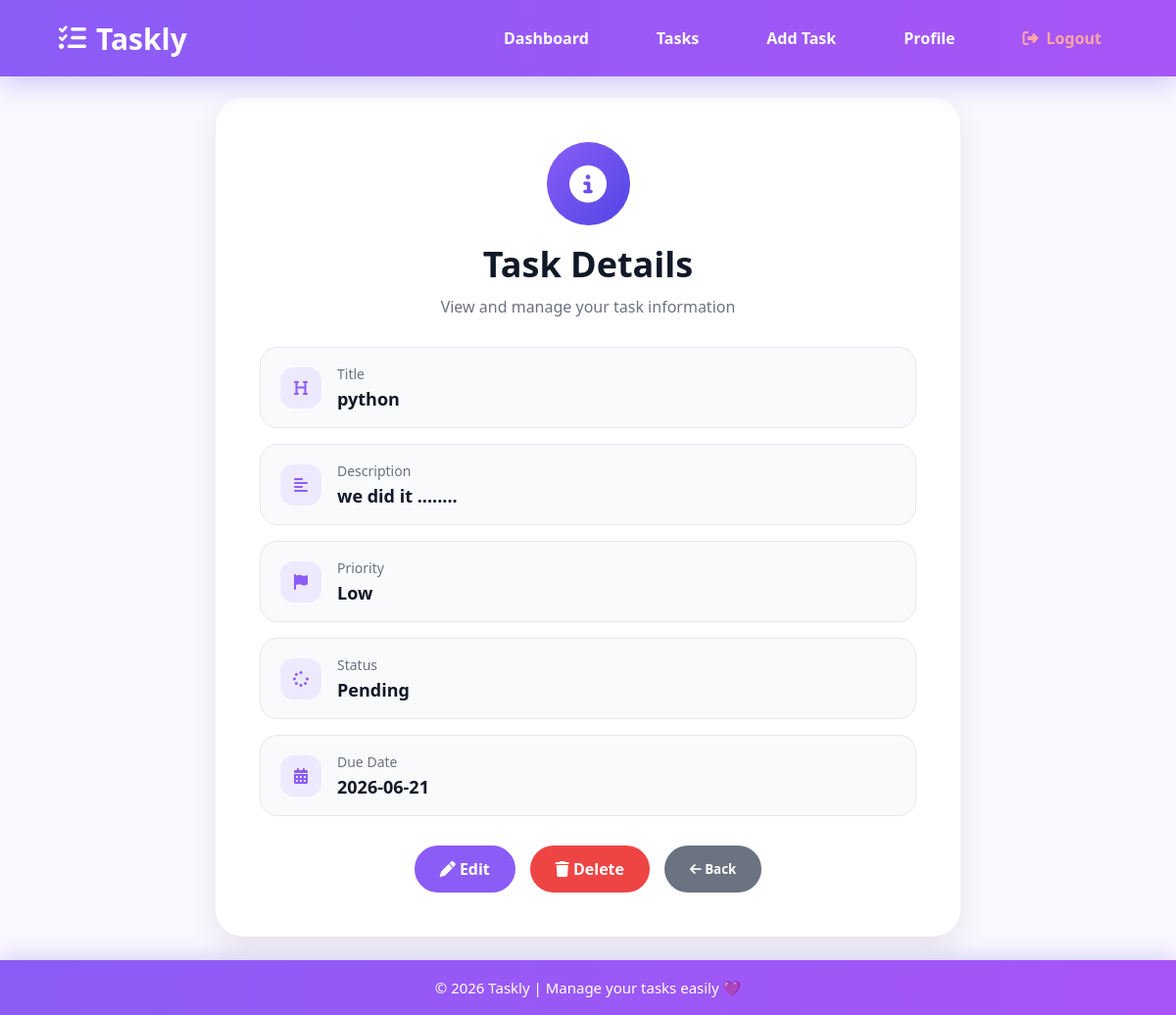
The app's page /task-details/11 (signed in) with its own data.
### tables this page shows
CREATE TABLE tasks (
    id INTEGER PRIMARY KEY AUTOINCREMENT,
    title TEXT NOT NULL,
    description TEXT,
    due_date DATE,
    priority TEXT NOT NULL CHECK(priority IN ('Low', 'Medium', 'High')),
    status TEXT NOT NULL DEFAULT 'In Progress',
    user_id INTEGER NOT NULL, category_id INTEGER,
    FOREIGN KEY (user_id) REFERENCES users(id)
);

### app.py (the view)
@app.route("/task-details/<int:task_id>")
def task_details(task_id):
    if "user_id" not in session:
        return redirect(url_for("login"))
    conn = get_db()
    task = conn.execute(
        "SELECT * FROM tasks WHERE id = ? AND user_id = ?",
        (task_id, session["user_id"])
    ).fetchone()
    conn.close()
    if task is None:
        return "Task not found"
    return render_template("task_details.html", task=task)

### app.py (called while the page is built)
def get_db():
    conn = sqlite3.connect("taskly.db")
    conn.row_factory = sqlite3.Row
    return conn

### templates/task_details.html (shortened to what this page needs)
{% extends "layout.html" %}
{% block content %}
<div class="task-details-card">
    <div class="details-header">
        <div class="details-icon">
            <i class="fa-solid fa-circle-info"></i>
        </div>
        <h1>Task Details</h1>
        <p>View and manage your task information</p>
    </div>
    <div class="details-list">
        <div class="details-row">
            <i class="fa-solid fa-heading"></i>
            <div>
                <span>Title</span>
                <strong>{{ task["title"] }}</strong>
            </div>
        </div>
        <div class="details-row">
            <i class="fa-solid fa-align-left"></i>
            <div>
                <span>Description</span>
                <strong>{{ task["description"] }}</strong>
            </div>
        </div>
        <div class="details-row">
            <i class="fa-solid fa-flag"></i>
            <div>
                <span>Priority</span>
                <strong>{{ task["priority"] }}</strong>
            </div>
        </div>
        <div class="details-row">
            <i class="fa-solid fa-spinner"></i>
            <div>
                <span>Status</span>
                <strong>{{ task["status"] }}</strong>
            </div>
        </div>
        <div class="details-row">
            <i class="fa-solid fa-calendar-days"></i>
            <div>
                <span>Due Date</span>
                <strong>{{ task["due_date"] }}</strong>
            </div>
        </div>
    </div>
    <div class="details-actions">
        <a href="{{ url_for('edit_task', task_id=task['id']) }}" class="details-btn">
            <i class="fa-solid fa-pen"></i> Edit
        </a>
        <a href="{{ url_for('delete_task', task_id=task['id']) }}" class="details-btn delete">
            <i class="fa-solid fa-trash"></i> Delete
        </a>
        <button type="button" onclick="history.back()" class="details-btn back">
            <i class="fa-solid fa-arrow-left"></i> Back
        </button>
    </div>
</div>
{% endblock %}

### static/css/style.css (style rules this page uses)
* { margin: 0; padding: 0; box-sizing: border-box; font-family: "Segoe UI", sans-serif; }
body { min-height: 100svh; display: flex; justify-content: center; align-items: center; background: #faf7ff; padding-top: 100px; padding-bottom: 80px; }
.task-details-card { width: 760px; max-width: 90%; background: white; padding: 45px; border-radius: 28px; box-shadow: 0 12px 30px rgba(0,0,0,.08); }
.details-header { text-align: center; margin-bottom: 30px; }
.details-icon { width: 85px; height: 85px; margin: 0 auto 15px; border-radius: 50%; background: linear-gradient(135deg,#8b5cf6,#4f46e5); color: white; display: flex; align-items: center; justify-content: center; font-size: 38px; }
.details-header h1 { font-size: 36px; color: #111827; }
.details-header p { color: #6b7280; margin-top: 8px; }
.details-list { display: grid; gap: 16px; }
.details-row { display: flex; align-items: center; gap: 16px; background: #f9fafb; border: 1px solid #e5e7eb; padding: 17px 20px; border-radius: 18px; }
.details-row i { width: 42px; height: 42px; border-radius: 14px; background: #ede9fe; color: #8b5cf6; display: flex; align-items: center; justify-content: center; }
.details-row span { display: block; color: #6b7280; font-size: 14px; margin-bottom: 4px; }
.details-row strong { color: #111827; font-size: 18px; }
.details-actions { display: flex; justify-content: center; gap: 15px; margin-top: 30px; flex-wrap: wrap; }
.details-btn { border: none; background: #8b5cf6; color: white; padding: 13px 26px; border-radius: 30px; text-decoration: none; font-weight: bold; cursor: pointer; }
.details-btn.delete { background: #ef4444; }
.details-btn.back { background: #6b7280; }

### records on screen
tasks: title "python", description "we did it ........", priority "Low", status "Pending", due_date "2026-06-21"
